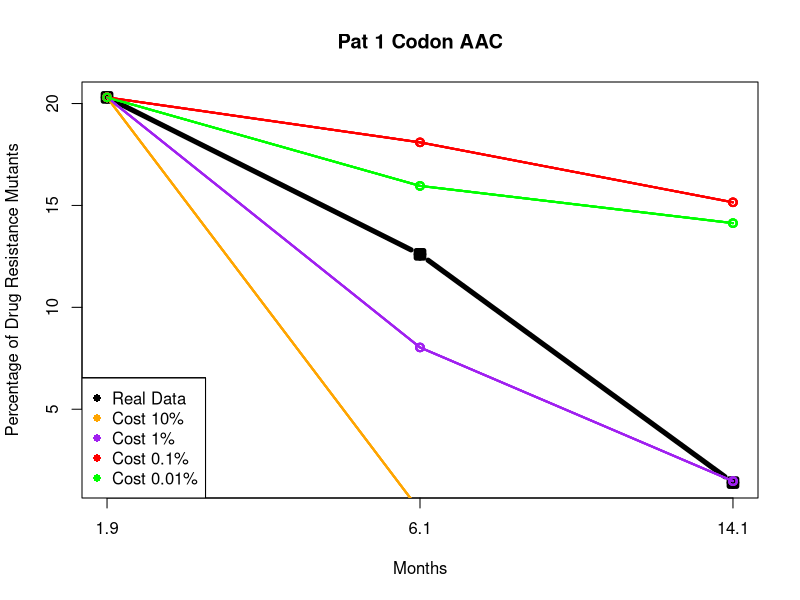
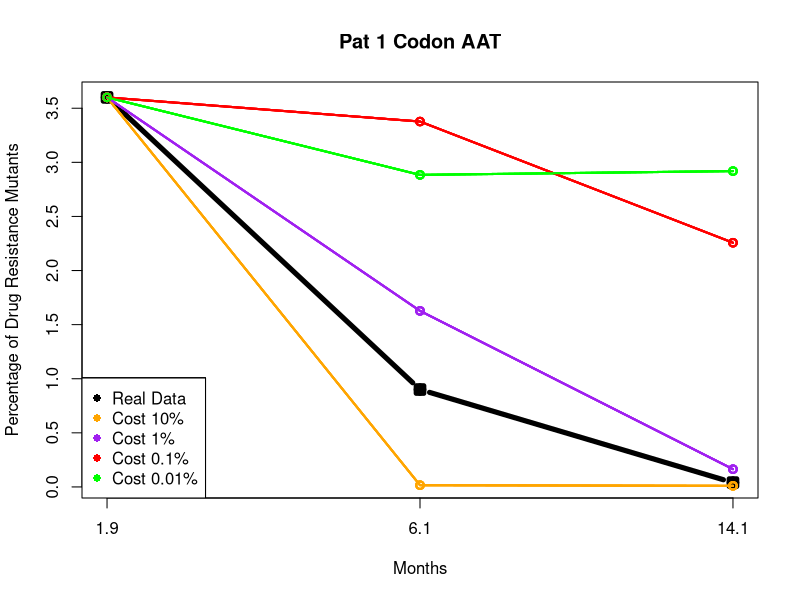
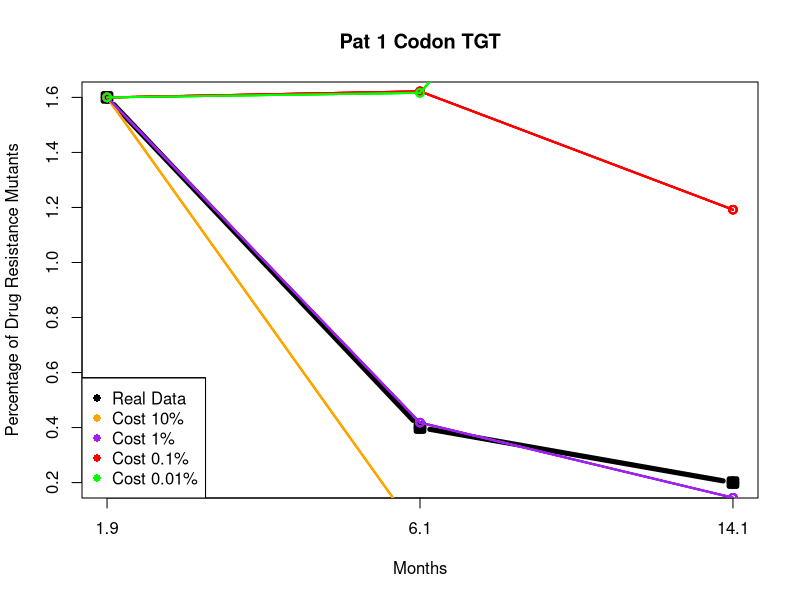
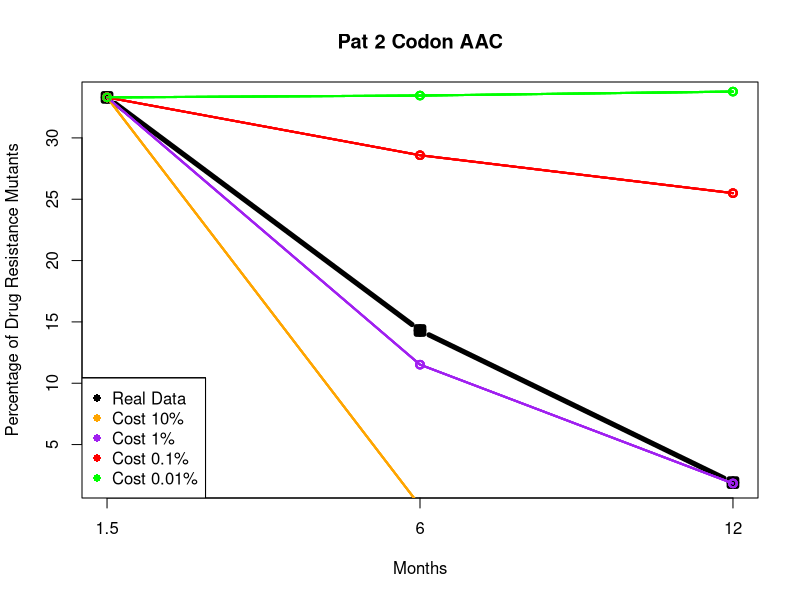
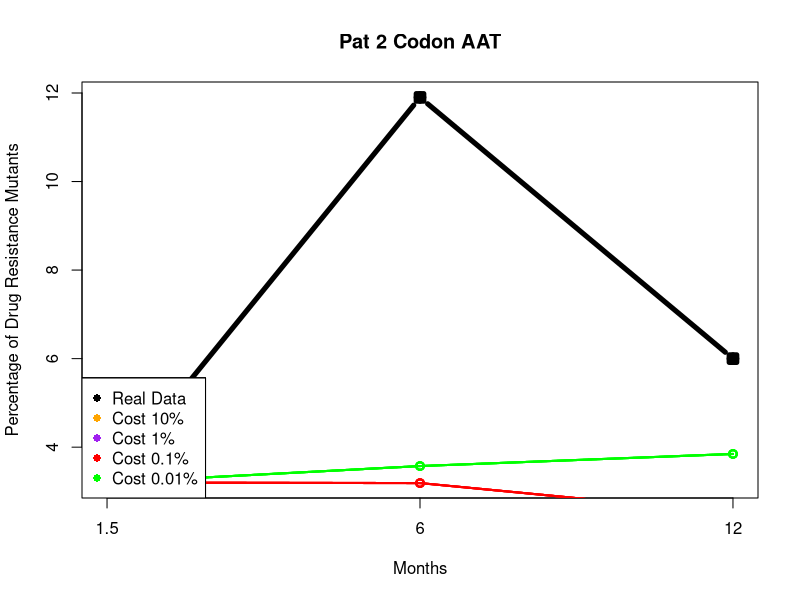
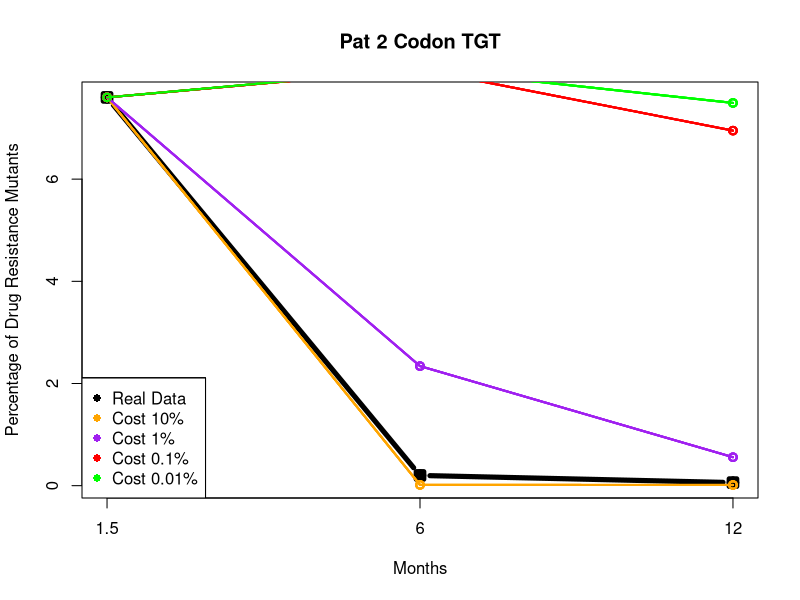
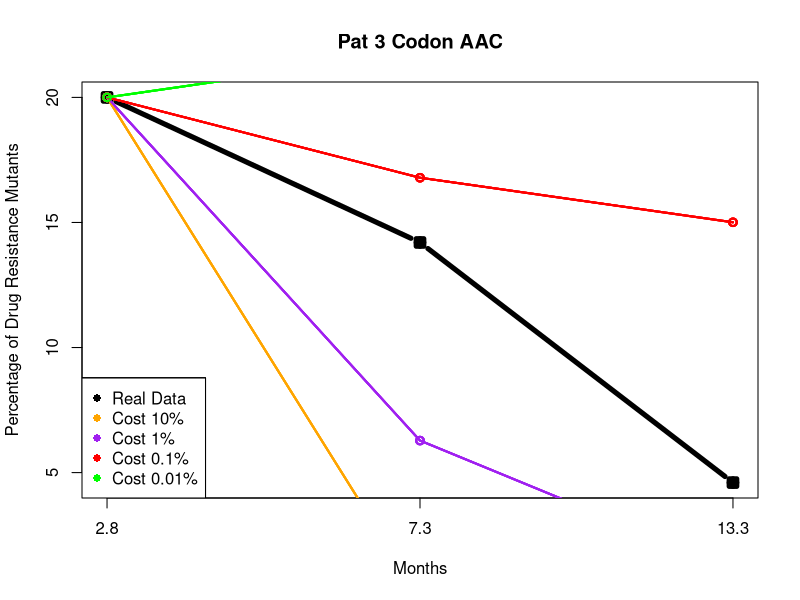
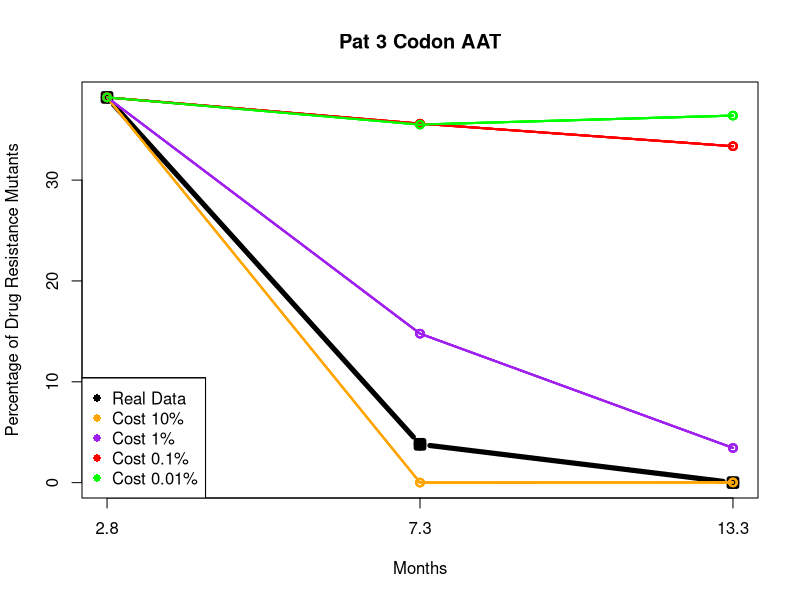

Recreate these plots in R, in order.
## ---- chunk 1
#setwd("C:/Users/Gaby/Dropbox/ExplDataAnalysisR/Gabriella/Data")

SimData <- read.table("../Data/SimDF_Palmer.csv",sep=",",header=TRUE,row.names=1)
Data <- read.table("../Data/PalmerDataGroup1.csv",sep=",",header=TRUE,row.names=1)

## ---- chunk 2
#This is a subset for the simdata
#Argument Example: (Dataframe, 1, "AAC")

pat_subset_Codon <- function(SimDF, pat, codon){

newsub <- subset(SimDF, Pat== pat & Codon==codon,select=c(Months, SimFrequency, Cost)) 

return(newsub)   
}
##########################################################

#This subset for the real data
pat_subset_real <- function(Data, pat, codon){

newsub <- Data$Res.Mut.Precentage[which(Data$Codon==codon&Data$Pat==pat)]

return(newsub)   
}
#########################################################

#This subset for the three sim frequency
simfreq_pat <- function(subpat,num){

simfreq <- subpat$SimFrequency[which(subpat$Cost==num)] 

return(simfreq)   
}

## ---- chunk 3

patlist <- unique(SimData$Pat) #List of patients
codonlist <- as.character(unique(SimData$Codon)) #List of codons

#pdf("../Plots/test2.pdf",width = 10, height =10)

for(i in 1:length(patlist)){ #Going through the list of patients (1-6)
  for(j in 1:length(codonlist)){ #Going through the list of codon (3)
    pat = patlist[i] #saving the current patient in pat
    codon= codonlist[j] #saving the current codon 
    
    subpat=pat_subset_Codon(SimData,pat,codon)#This uses my subsetting function to     get the simulated months,simfreq and cost of the current patient
    
    realpat=pat_subset_real(Data,pat,codon)#This uses my subsetting function to       get the real data's freq for the current patient
    
    Mon= unique(SimData$Months[which(SimData$Pat==pat)])#this gets three months       for the current patient
    
    #This function subset the current patients simfreq based on cost (Hard Coded)
    cost10=simfreq_pat(subpat, 0.1)
    cost1=simfreq_pat(subpat, 0.01)
    cost0.1=simfreq_pat(subpat, 0.001)
    cost0.01=simfreq_pat(subpat, 0.0001)

    
#This makes the plots. It first plots the real data's points and line in black.      
plot(realpat, type= "b", col= "black", main=paste("Pat",patlist[i],"Codon",codonlist[j]), xlab="Months", ylab= "Percentage of Drug Resistance Mutants", xaxt="n",lwd = 5, pch= 12)
axis(1,labels = Mon, at = c(1, 2, 3),las=1)

for(cost in c(0.1,0.01,0.001,0.0001)){
   costdata=simfreq_pat(subpat, cost)
  
  
lines(cost10, col="orange",lwd= 2)
points(cost10, col="orange",lwd= 2)
lines(cost1, col="purple", lwd=2)
points(cost1, col= "purple", lwd=2)
lines(cost0.1, col="red", lwd=2)
points(cost0.1, col="red", lwd=2)
lines(cost0.01, col="green", lwd=2)
points(cost0.01, col="green", lwd=2)

legend("bottomleft", c("Real Data", "Cost 10%","Cost 1%","Cost 0.1%", "Cost 0.01%"),pch= 16, col=c("black","orange","purple","red", "green"))
     }
      
  }
}

dev.off()

